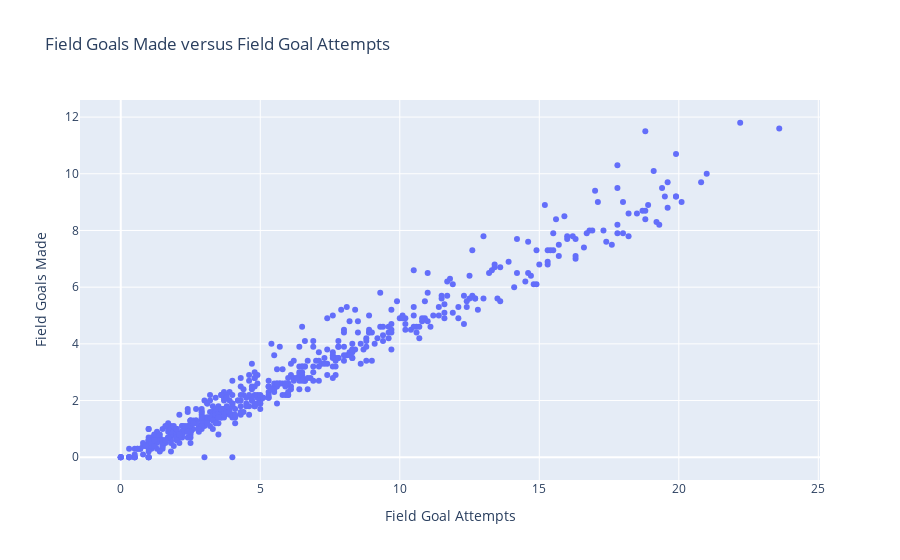

Source (notebook cell):
### Markdown cell above
Looking at the plot, we see the number of field goal attempts by a player and the number of field goals they actually made. To add more *context* to this plot, we can use the `hover_data` parameter.

### Code cell
px.scatter(df, x='FGA', y='FGM', hover_data=['PLAYER_NAME'], title='Field Goals Made versus Field Goal Attempts', labels={'FGA':'Field Goal Attempts','FGM':'Field Goals Made','PLAYER_NAME':'Player'})

### Figure 1 — Plotly figure (JSON) as saved in the notebook; plotly's stock layout.template omitted (floating-point values rounded to 4 significant figures; data arrays with more than 128 entries replaced by an {"elided": "..."} marker saying what was removed)
{"data": [{"customdata": {"elided": "566x1 str values"}, "hovertemplate": "Field Goal Attempts=%{x}<br>Field Goals Made=%{y}<br>Player=%{customdata[0]}<extra></extra>", "legendgroup": "", "marker": {"color": "#636efa", "symbol": "circle"}, "mode": "markers", "name": "", "orientation": "v", "showlegend": false, "type": "scatter", "x": {"elided": "566 float values"}, "xaxis": "x", "y": {"elided": "566 float values"}, "yaxis": "y"}], "layout": {"legend": {"tracegroupgap": 0}, "title": {"text": "Field Goals Made versus Field Goal Attempts"}, "xaxis": {"anchor": "y", "domain": [0, 1], "title": {"text": "Field Goal Attempts"}}, "yaxis": {"anchor": "x", "domain": [0, 1], "title": {"text": "Field Goals Made"}}}}
